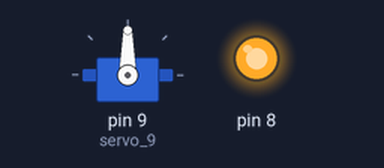
This sketch was run on a simulated Arduino Uno, built with avr-gcc and run on an emulated ATmega328P. Shown: servo, output pins drawn as LEDs (lit = HIGH).

Above: at 7.05 s.
At 11.45 s:
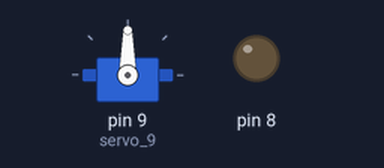
At 15.95 s:
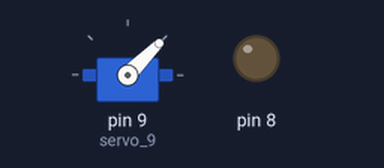
At 24.95 s:
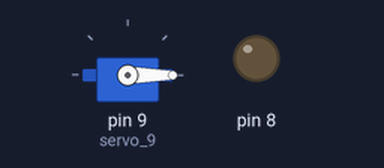
Timing chart, 0 to 30.4 s (numbered marks = the images above):
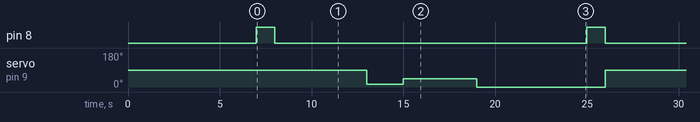

The sketch:

birdbrain.ino
```cpp
//
// Birds Are Not Real - Surveillance bird
// https://www.lampysecurity.com/
// Code generated by https://www.tinkercad.com/
//
#include <Servo.h>

Servo servo_9;

void setup()
{
  pinMode(8, OUTPUT);
  servo_9.attach(9, 500, 2500);

  delay(7000); // Wait for 7000 millisecond(s)
}

void loop()
{
  digitalWrite(8, HIGH);
  delay(1000); // Wait for 1000 millisecond(s)
  digitalWrite(8, LOW);

  servo_9.write(90);
  delay(5000); // Wait for 5000 millisecond(s)
  servo_9.write(15);
  delay(2000); // Wait for 2000 millisecond(s)
  servo_9.write(45);
  delay(4000); // Wait for 4000 millisecond(s)
  servo_9.write(0);
  delay(6000); // Wait for 6000 millisecond(s)
}
```

Measured:
- by itself, pin 8: alternates HIGH for 1.0 s and LOW for 17.0 s
- by itself, servo on pin 9 (servo_9): repeats every 18.0 s: 45° 4.0 s, 0° 7.0 s, 90° 5.0 s, 15° 2.0 s
